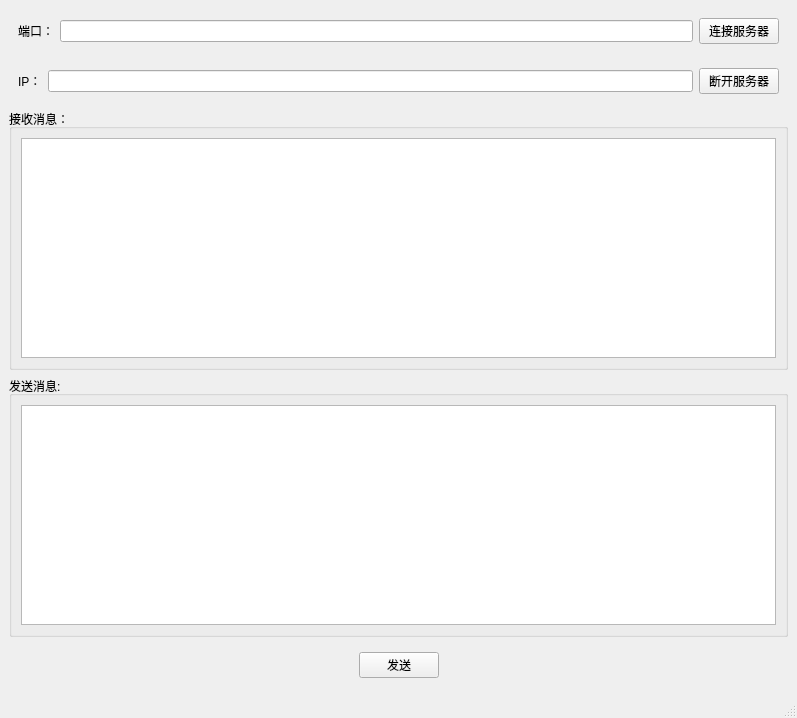
<?xml version="1.0" encoding="UTF-8"?>
<ui version="4.0">
 <class>MainWindow</class>
 <widget class="QMainWindow" name="MainWindow">
  <property name="geometry">
   <rect>
    <x>0</x>
    <y>0</y>
    <width>797</width>
    <height>718</height>
   </rect>
  </property>
  <property name="windowTitle">
   <string>TCP客户端</string>
  </property>
  <property name="windowIcon">
   <iconset resource="images.qrc">
    <normaloff>:/new/prefix1/images/cilent.png</normaloff>:/new/prefix1/images/cilent.png</iconset>
  </property>
  <widget class="QWidget" name="centralwidget">
   <layout class="QVBoxLayout" name="verticalLayout_4">
    <item>
     <layout class="QVBoxLayout" name="verticalLayout">
      <item>
       <widget class="QWidget" name="widget" native="true">
        <layout class="QHBoxLayout" name="horizontalLayout">
         <item>
          <widget class="QLabel" name="label">
           <property name="text">
            <string>端口：</string>
           </property>
          </widget>
         </item>
         <item>
          <widget class="QLineEdit" name="lineEditPort"/>
         </item>
         <item>
          <widget class="QPushButton" name="pushButtonConnectServer">
           <property name="text">
            <string>连接服务器</string>
           </property>
          </widget>
         </item>
        </layout>
       </widget>
      </item>
      <item>
       <widget class="QWidget" name="widget_2" native="true">
        <layout class="QHBoxLayout" name="horizontalLayout_2">
         <item>
          <widget class="QLabel" name="label_2">
           <property name="text">
            <string>IP：</string>
           </property>
          </widget>
         </item>
         <item>
          <widget class="QLineEdit" name="lineEditIP"/>
         </item>
         <item>
          <widget class="QPushButton" name="pushButtonCloseServer">
           <property name="text">
            <string>断开服务器</string>
           </property>
          </widget>
         </item>
        </layout>
       </widget>
      </item>
     </layout>
    </item>
    <item>
     <widget class="QGroupBox" name="groupBox">
      <property name="title">
       <string>接收消息：</string>
      </property>
      <layout class="QVBoxLayout" name="verticalLayout_2">
       <item>
        <widget class="QTextBrowser" name="textBrowserReceiveMessage"/>
       </item>
      </layout>
     </widget>
    </item>
    <item>
     <widget class="QGroupBox" name="groupBox_2">
      <property name="title">
       <string>发送消息:</string>
      </property>
      <layout class="QVBoxLayout" name="verticalLayout_3">
       <item>
        <widget class="QTextEdit" name="textEditSendMessage"/>
       </item>
      </layout>
     </widget>
    </item>
    <item>
     <widget class="QWidget" name="widget_3" native="true">
      <layout class="QHBoxLayout" name="horizontalLayout_3">
       <item>
        <spacer name="horizontalSpacer">
         <property name="orientation">
          <enum>Qt::Orientation::Horizontal</enum>
         </property>
         <property name="sizeHint" stdset="0">
          <size>
           <width>224</width>
           <height>20</height>
          </size>
         </property>
        </spacer>
       </item>
       <item>
        <widget class="QPushButton" name="pushButtonSendMessage">
         <property name="text">
          <string>发送</string>
         </property>
        </widget>
       </item>
       <item>
        <spacer name="horizontalSpacer_2">
         <property name="orientation">
          <enum>Qt::Orientation::Horizontal</enum>
         </property>
         <property name="sizeHint" stdset="0">
          <size>
           <width>224</width>
           <height>20</height>
          </size>
         </property>
        </spacer>
       </item>
      </layout>
     </widget>
    </item>
   </layout>
  </widget>
  <widget class="QMenuBar" name="menubar">
   <property name="geometry">
    <rect>
     <x>0</x>
     <y>0</y>
     <width>797</width>
     <height>25</height>
    </rect>
   </property>
  </widget>
  <widget class="QStatusBar" name="statusbar"/>
 </widget>
 <resources>
  <include location="images.qrc"/>
 </resources>
 <connections/>
</ui>
